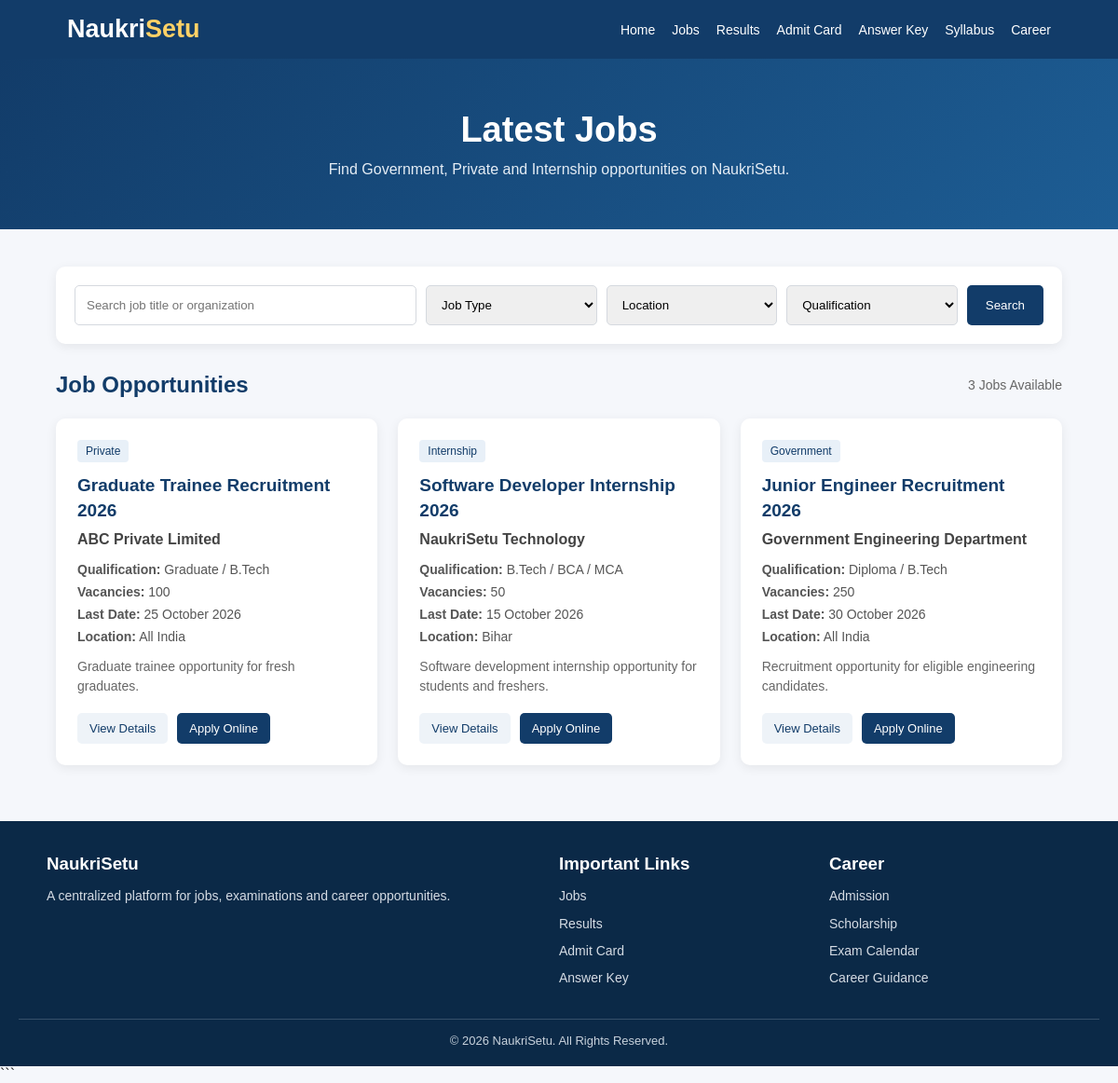
/jobs, run on an earlier commit of the app's database.
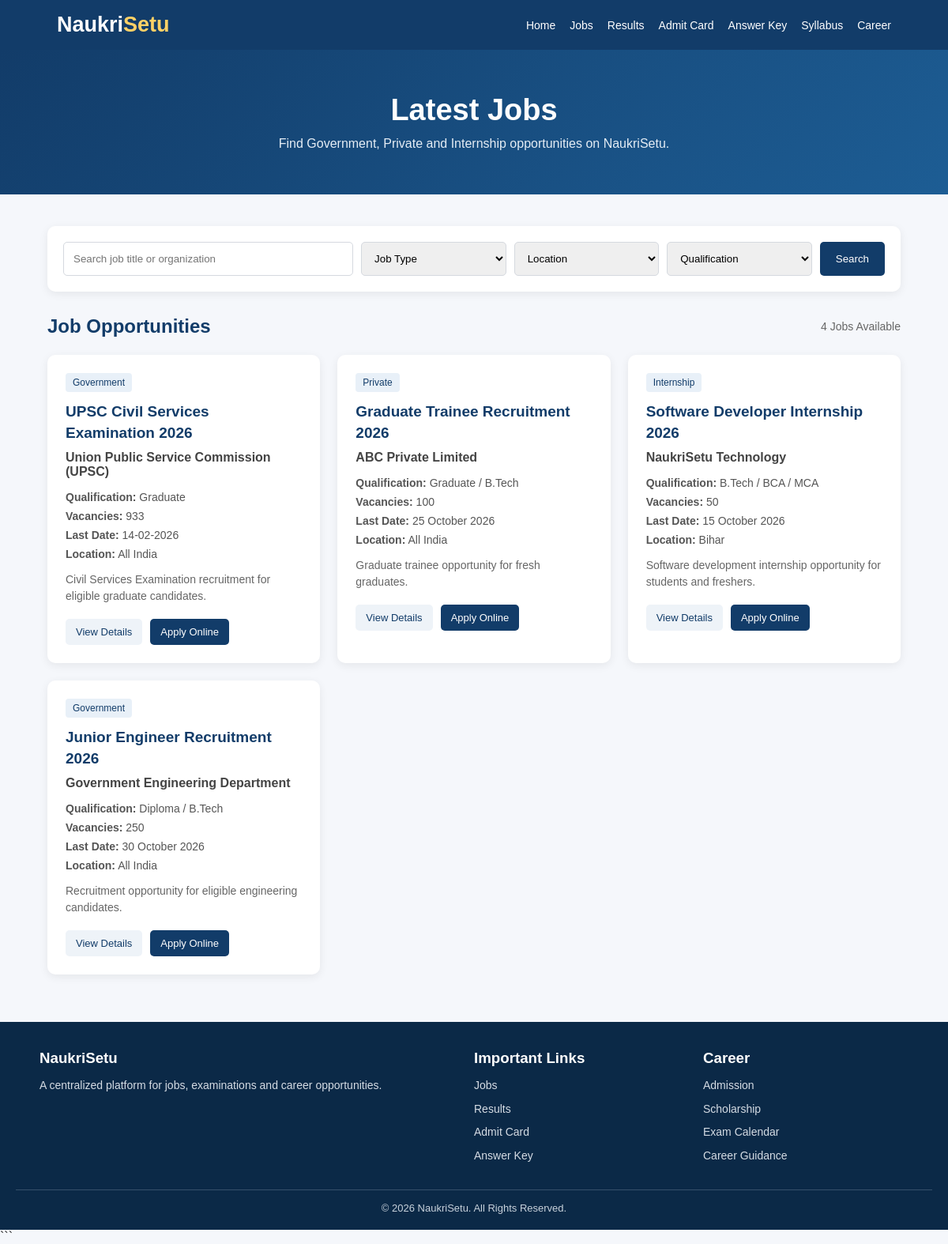
And on a later commit of the database.
### tables this page shows
CREATE TABLE jobs (
            id INTEGER PRIMARY KEY AUTOINCREMENT,
            title TEXT NOT NULL,
            organization TEXT NOT NULL,
            qualification TEXT,
            vacancies INTEGER,
            last_date TEXT,
            job_type TEXT,
            location TEXT,
            description TEXT,
            apply_link TEXT,
            status TEXT DEFAULT 'Active'
        );

### app.py (the view, shortened to what this page needs)
@app.route("/jobs")
def jobs():
    connection = get_db_connection()
    search = request.args.get("search", "").strip()
    job_type = request.args.get("job_type", "").strip()
    location = request.args.get("location", "").strip()
    qualification = request.args.get("qualification", "").strip()
    query = "SELECT * FROM jobs WHERE 1=1"
    params = []
    if job_type:
        query += " AND job_type LIKE ?"
        params.append("%" + job_type + "%")
    if location:
        query += " AND location LIKE ?"
        params.append("%" + location + "%")
    if qualification:
        query += " AND qualification LIKE ?"
        params.append("%" + qualification + "%")
    query += " ORDER BY id DESC"
    jobs_data = connection.execute(
        query,
        params
    ).fetchall()
    connection.close()
    return render_template(
        "jobs.html",
        jobs=jobs_data,
        search=search,
        job_type=job_type,
        location=location,
        qualification=qualification
    )

### app.py (called while the page is built)
def get_db_connection():
    connection = sqlite3.connect(DATABASE)
    connection.row_factory = sqlite3.Row
    return connection

### templates/jobs.html (shortened to what this page needs)
<!DOCTYPE html>
<html lang="en">
<head>
</head>
<body>
<header>
    <div class="header-container">
        <div class="logo">
            Naukri<span>Setu</span>
        </div>
        <nav>
            <a href="/">Home</a>
            <a href="/jobs">Jobs</a>
            <a href="/results">Results</a>
            <a href="/admit-card">Admit Card</a>
            <a href="/answer-key">Answer Key</a>
            <a href="/syllabus">Syllabus</a>
            <a href="/career">Career</a>
        </nav>
    </div>
</header>
<section class="hero">
    <h1>Latest Jobs</h1>
    <p>
        Find Government, Private and Internship opportunities
        on NaukriSetu.
    </p>
</section>
<div class="container">
    <div class="search-area">
        <form method="GET" action="/jobs">
            <div class="search-row">
                <input
                    type="text"
                    name="search"
                    placeholder="Search job title or organization"
                >
                <select name="job_type">
                    <option value="">Job Type</option>
                </select>
                <select name="location">
                    <option value="">Location</option>
                </select>
                <select name="qualification">
                    <option value="">Qualification</option>
                </select>
                <button class="search-btn" type="submit">
                    Search
                </button>
            </div>
        </form>
    </div>
    <div class="section-heading">
        <h2>Job Opportunities</h2>
        <div class="job-count">
            {% if jobs %}
                {{ jobs|length }} Jobs Available
            {% else %}
                No Jobs Available
            {% endif %}
        </div>
    </div>
    {% if jobs %}
    <div class="jobs-grid">
        {% for job in jobs %}
        <div class="job-card">
            <span class="badge">
                {{ job["job_type"] or "Job" }}
            </span>
            <h3>
                {{ job["title"] }}
            </h3>
            <div class="organization">
                {{ job["organization"] }}
            </div>
            <div class="job-info">
                <strong>Qualification:</strong>
                {{ job["qualification"] or "Not specified" }}
            </div>
            <div class="job-info">
                <strong>Vacancies:</strong>
                {{ job["vacancies"] or "Not specified" }}
            </div>
            <div class="job-info">
                <strong>Last Date:</strong>
                {{ job["last_date"] or "Not specified" }}
            </div>
            <div class="job-info">
                <strong>Location:</strong>
                {{ job["location"] or "Not specified" }}
            </div>
            {% if job["description"] %}
            <div class="job-description">
                {{ job["description"] }}
            </div>
            {% endif %}
            <div class="job-buttons">
                <a
                    href="/job/{{ job['id'] }}"
                    class="details-btn"
                >
                    View Details
                </a>
                {% if job["apply_link"] %}
                <a
                    href="{{ job['apply_link'] }}"
                    target="_blank"
                    class="apply-btn"
                >
                    Apply Online
                </a>
                {% endif %}
            </div>
        </div>
        {% endfor %}
    </div>
    {% endif %}
</div>
<footer>
    <div class="footer-grid">
        <div class="footer-section">
            <h3>NaukriSetu</h3>
            <p>
                A centralized platform for jobs, examinations
                and career opportunities.
            </p>
        </div>
        <div class="footer-section">
            <h3>Important Links</h3>
            <a href="/jobs">Jobs</a>
            <a href="/results">Results</a>
            <a href="/admit-card">Admit Card</a>
            <a href="/answer-key">Answer Key</a>
        </div>
        <div class="footer-section">
            <h3>Career</h3>
            <a href="/admission">Admission</a>
            <a href="/scholarship">Scholarship</a>
            <a href="/exam-calendar">Exam Calendar</a>
            <a href="/career">Career Guidance</a>
        </div>
    </div>
    <div class="copyright">
        © 2026 NaukriSetu. All Rights Reserved.
    </div>
</footer>
</body>
</html>

### templates/jobs.html (style rules this page uses)
* { box-sizing: border-box; margin: 0; padding: 0; }
body { font-family: Arial, Helvetica, sans-serif; background: #f5f7fb; color: #222; }
header { background: #123c69; color: white; padding: 16px 6%; }
.header-container { max-width: 1250px; margin: auto; display: flex; align-items: center; justify-content: space-between; gap: 20px; }
.logo { font-size: 27px; font-weight: bold; }
.logo span { color: #ffd166; }
nav { display: flex; gap: 18px; flex-wrap: wrap; }
nav a { color: white; text-decoration: none; font-size: 14px; }
.hero { background: linear-gradient(135deg, #123c69, #1d5d94); color: white; text-align: center; padding: 55px 20px; }
.hero h1 { font-size: 38px; margin-bottom: 12px; }
.hero p { color: #e5edf5; }
.container { width: 90%; max-width: 1250px; margin: 40px auto; }
.search-area { background: white; padding: 20px; border-radius: 10px; box-shadow: 0 3px 12px rgba(0,0,0,0.07); margin-bottom: 30px; }
.search-row { display: grid; grid-template-columns: 2fr 1fr 1fr 1fr auto; gap: 10px; }
.search-row input, .search-row select { width: 100%; padding: 12px; border: 1px solid #d5d9df; border-radius: 5px; outline: none; }
.search-btn { border: none; background: #123c69; color: white; padding: 12px 20px; border-radius: 5px; cursor: pointer; }
.section-heading { display: flex; justify-content: space-between; align-items: center; margin-bottom: 22px; }
.section-heading h2 { color: #123c69; }
.job-count { color: #666; font-size: 14px; }
.jobs-grid { display: grid; grid-template-columns: repeat(3, 1fr); gap: 22px; }
.job-card { background: white; border-radius: 10px; padding: 23px; box-shadow: 0 3px 12px rgba(0,0,0,0.07); transition: 0.2s; }
.badge { display: inline-block; background: #e8f0f8; color: #123c69; padding: 5px 9px; border-radius: 4px; font-size: 12px; margin-bottom: 12px; }
.job-card h3 { color: #123c69; font-size: 19px; margin-bottom: 9px; line-height: 1.4; }
.organization { font-weight: bold; color: #444; margin-bottom: 15px; }
.job-info { color: #555; font-size: 14px; margin: 8px 0; }
.job-description { color: #666; line-height: 1.5; font-size: 14px; margin-top: 14px; }
.job-buttons { display: flex; gap: 10px; margin-top: 18px; }
.details-btn, .apply-btn { text-decoration: none; padding: 9px 13px; border-radius: 5px; font-size: 13px; }
.details-btn { background: #eef3f8; color: #123c69; }
.apply-btn { background: #123c69; color: white; }
footer { background: #0b2947; color: white; margin-top: 60px; padding: 35px 20px 20px; }
.footer-grid { max-width: 1100px; margin: auto; display: grid; grid-template-columns: 2fr 1fr 1fr; gap: 30px; }
.footer-section h3 { margin-bottom: 12px; }
.footer-section p, .footer-section a { color: #d5dce4; font-size: 14px; line-height: 1.6; }
.footer-section a { display: block; text-decoration: none; margin-bottom: 7px; }
.copyright { text-align: center; border-top: 1px solid #36506a; margin-top: 25px; padding-top: 15px; color: #c8d2dc; font-size: 13px; }

What changed in the data, as far as the page shows it:
added jobs: job_type "Government", title "UPSC Civil Services Examination 2026", organization "Union Public Service Commission (UPSC)", qualification "Graduate", vacancies "933", last_date "14-02-2026", location "All India", description "Civil Services Examination recruitment for eligible graduate candidates."
Also different on the page:
{{ jobs|length }}: "3" → "4"
